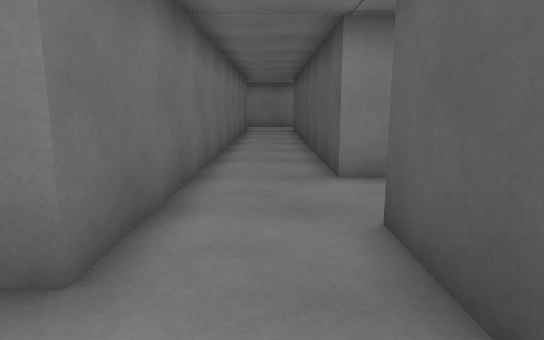
view 1 (above)

22 first-person views from a walk through a Unity game level. The camera is 1.2 m above the floor, tilts 10° down and sees 75° across. The floor is counted in squares, 1 m on a side. Each view is taken from the middle of a square. On the plan, view 1 faces up. The plan holds only what a view shows up to about 14 squares ahead; the rest is blank. The place goes on beyond the plan.

view 2
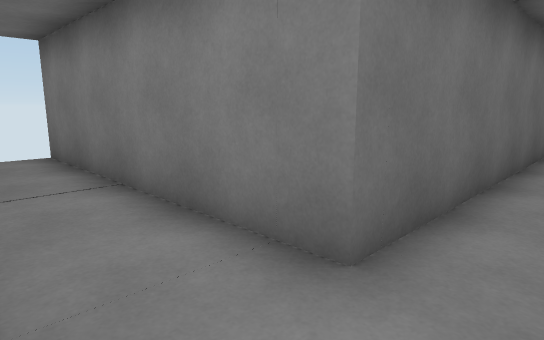

view 3
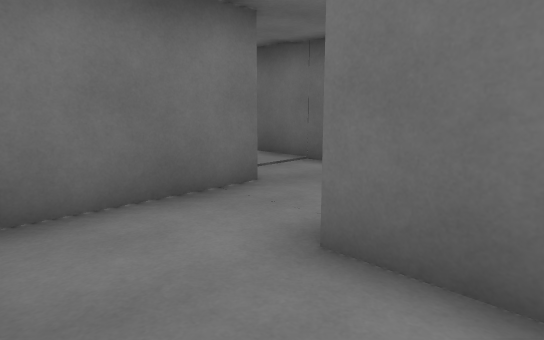

view 4
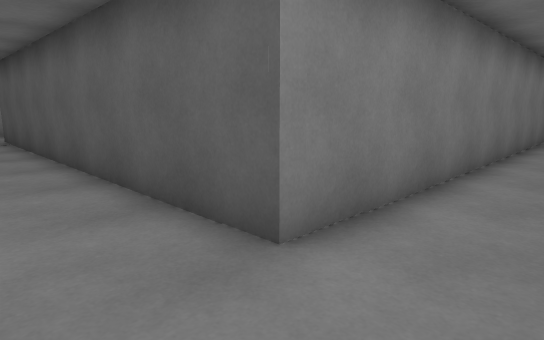

view 5
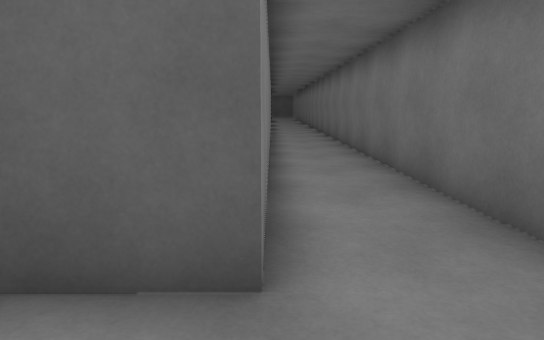

view 6
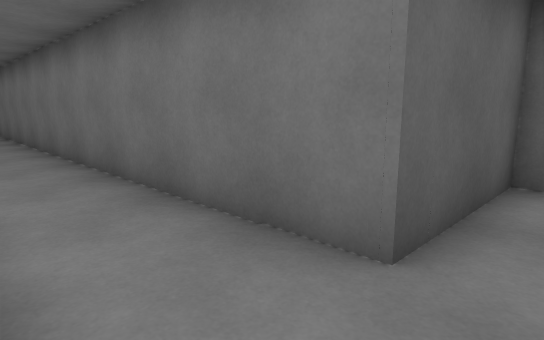

view 7
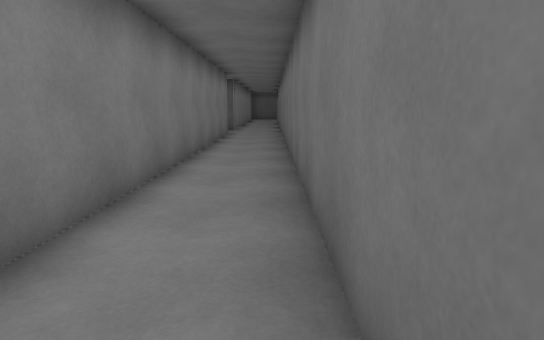

view 8
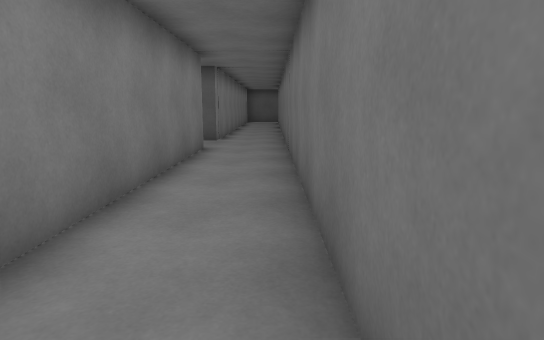

view 9
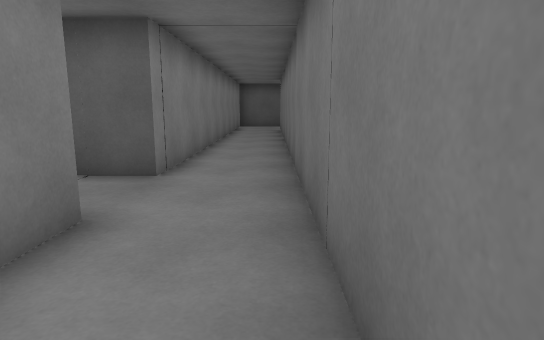

view 10
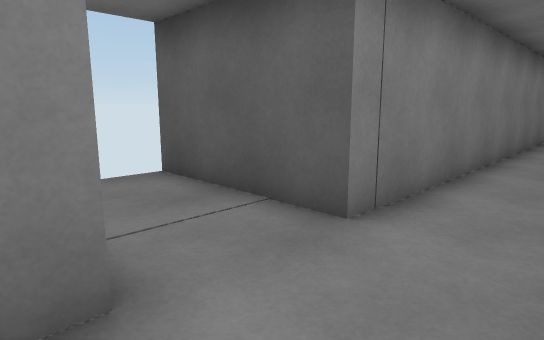

view 11
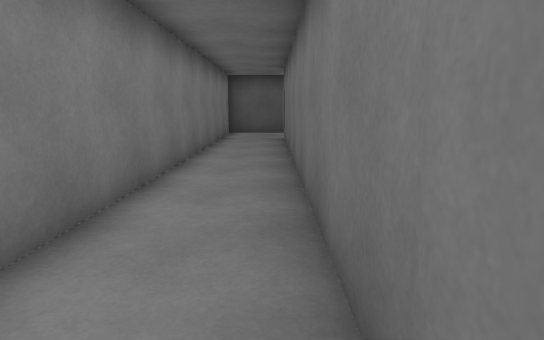

view 12
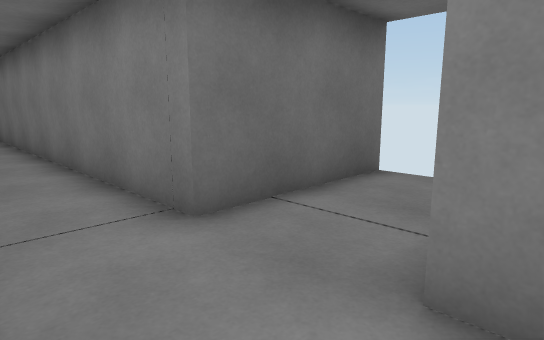

view 13
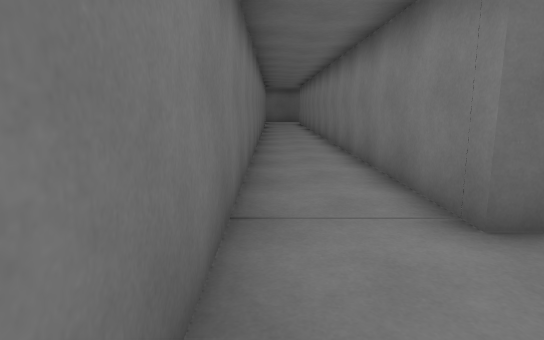

view 14
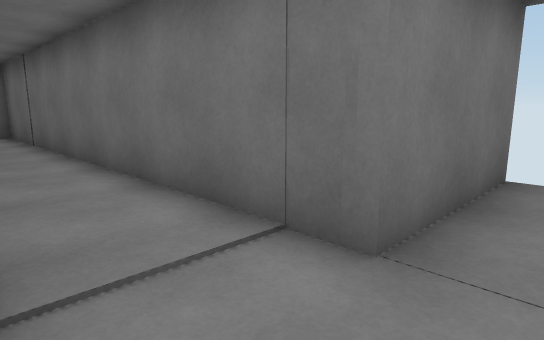

view 15
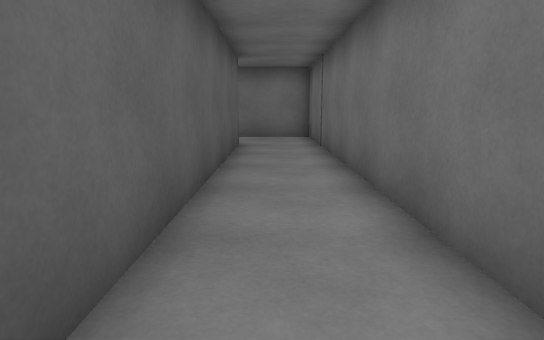

view 16
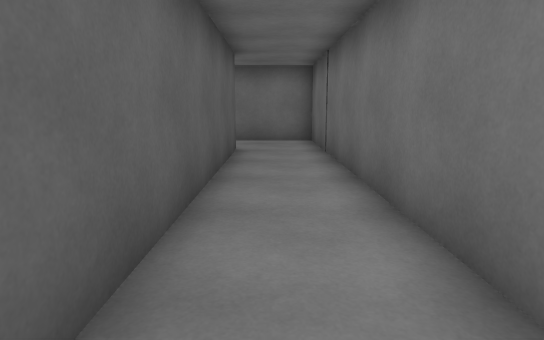

view 17
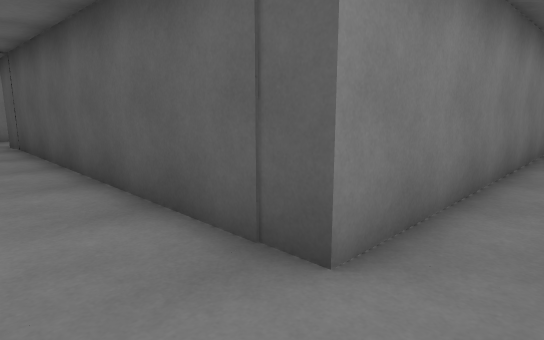

view 18
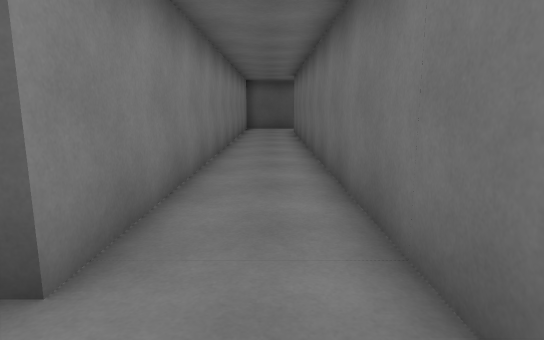

view 19
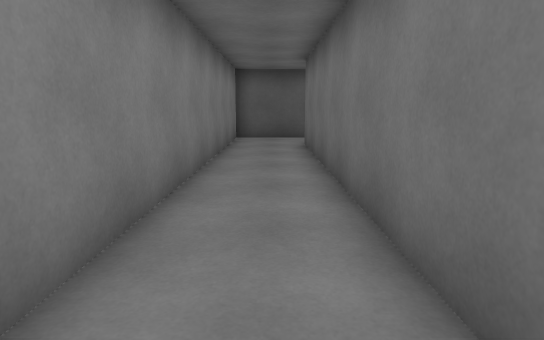

view 20
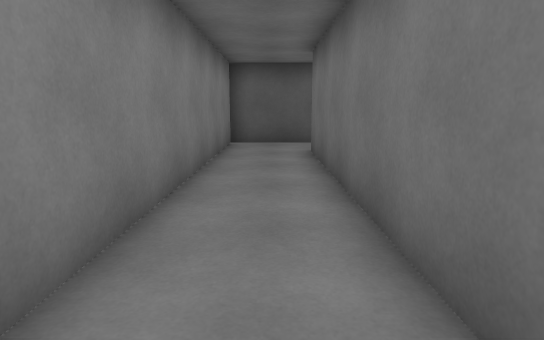

view 21
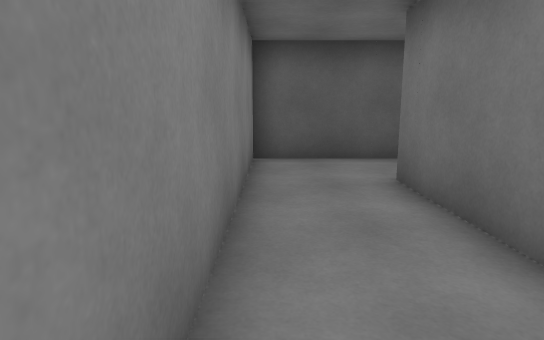

view 22
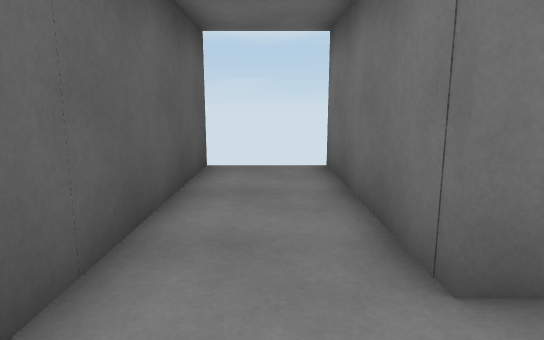

### Floor plan
Points are (right, up) in squares from view 1. A wall is a line through its corners. A room is listed if a view was taken in it or the views show most of it. See-through windows are left out.
Room 1 (views 1, 2, 14)
walls: (-1.4, 2.2) (-3.6, 2.2); (-3, -0.3) (1.2, -0.3) (1.2, 1.6)
ways out: opening at (-0.5, 2.5) to room 2; opening at (-2.5, 0.5) to room 3
Room 2 (views 3, 4, 5, 6, 7, 8, 9, 10, 11, 12, 13)
walls: (24.7, 10.2) (24.7, 6.1) (1.2, 6.1) (1.2, 14.5); (1.2, 1.6) (1.2, 3.5) (39.2, 3.5); (-1.4, 14) (-1.4, 2.2); (39.5, 6.1) (27.2, 6.1) (27.2, 10.2)
ways out: opening at (-0.5, 2.5) to room 1; gap at (24, 10); gap at (27, 10)
Room 3 (views 15, 16, 17, 18, 19, 20, 21, 22)
walls: (15.4, -20.4) (15.4, -12.6) (-3, -12.6) (-3, -0.3); (-3.6, 2.2) (-9.7, 2.2); (-9.8, -0.3) (-5.5, -0.3) (-5.5, -15.1) (12.8, -15.1) (12.8, -20.4)
ways out: opening at (-2.5, 0.5) to room 1

Where each view was taken, in squares from view 1:
view 1: 0 up, 0 right, facing up
view 2: 0 up, 0 right, facing up-left
view 3: 4 up, 1 right, facing down-left
view 4: 4 up, 1 left, facing up-right
view 5: 6 up, 1 left, facing right
view 6: 6 up, 0 right, facing down-right
view 7: 4 up, 8 right, facing right
view 8: 4 up, 14 right, facing right
view 9: 4 up, 21 right, facing right
view 10: 4 up, 24 right, facing up-right
view 11: 4 up, 27 right, facing right
view 12: 4 up, 28 right, facing up-left
view 13: 4 up, 28 right, facing left
view 14: 1 up, 3 left, facing down-left
view 15: 1 down, 4 left, facing down
view 16: 2 down, 4 left, facing down
view 17: 14 down, 5 left, facing up-right
view 18: 14 down, 5 left, facing right
view 19: 14 down, 1 right, facing right
view 20: 14 down, 3 right, facing right
view 21: 13 down, 7 right, facing right
view 22: 13 down, 14 right, facing down
